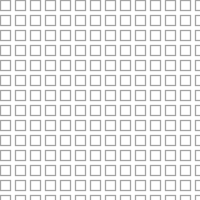
Frame 1 (no input)
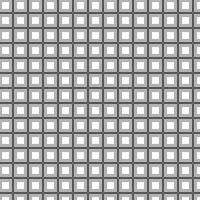
Frame 60 (the mouse pressed at the canvas centre just before this capture)
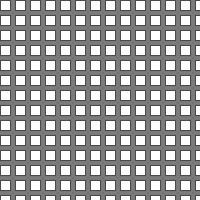
Frame 120 (the mouse held since frame 60 and released just before this capture)

The Processing sketch that drew these frames (run headless with seeded random() and noise(); from frame 60 on, the mouse is pressed at the canvas centre):

// Processing sketch: processing_161485
// ── processing_161485.pde

void setup(){
  size(200,200);
  background(255);

}

void draw(){
  stroke(random(255));
  strokeWeight(random(5));

for (int y = 0; y < 100; y = y + 1) {

  //Seconde boucle (largeur)
  for (int x = 0; x < 100; x = x + 1) {
    rect(x * 15, y * 15, 10, 10);
  }
}

}
